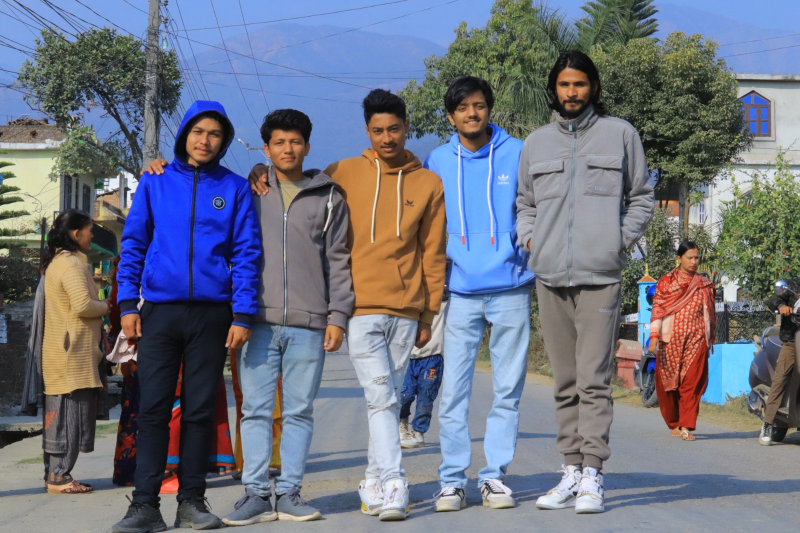
#> input picture python_bootcamp/day 8/face detection by opencv/my_group.jpg, 1600 x 1066 px, given in place of the camera (shown at 1/2 size)
$ jupyter execute --allow-errors 'live face detection main.ipynb'
#> lines starting #> are read from the running program, lines starting #| are printed output that depends on the picture; after the words box and inside, x2 and y2 are one past the last pixel; in counts of white or black regions, pixels touching at a corner belong together
#> the answer given: my_group.jpg
[cell 1]
import cv2
import os

# we have created Function to create directory if it doesn't exist
def create_directory(directory):
    if not os.path.exists(directory):
        os.makedirs(directory)

# it is Function to capture images from webcam, detect faces, crop them, and save
def capture_images(label_name):
    # Check if the label name is 'q'
#> called with label_name = 'my_group.jpg'
    if label_name.lower() == 'q':
        print("Exiting the program.")
        return

    # Create directory for the label (person's name)
    create_directory('dataset/' + label_name)

    # Load pre-trained face detection model
    face_cascade = cv2.CascadeClassifier(cv2.data.haarcascades + 'haarcascade_frontalface_default.xml')

    # Start capturing video from webcam
    cap = cv2.VideoCapture(0)

    # Check if the webcam is opened successfully
    if not cap.isOpened():
        print("Error: Failed to open webcam.")
        return

    count = 0

    while True:
        ret, frame = cap.read()
#> frame is the input picture: shape (1066, 1600, 3); mean B, G, R 129.9, 115.4, 110.4
        if not ret:
            print("Error: Failed to capture frame.")
            break

        # Convert frame to grayscale for face detection
        gray = cv2.cvtColor(frame, cv2.COLOR_BGR2GRAY)
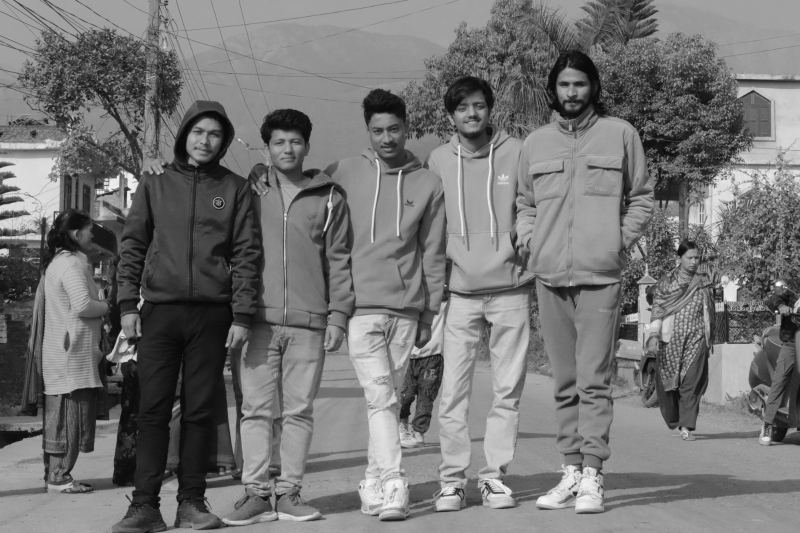
#> gray: shape (1066, 1600) (shown at 1/2 size); min 4, max 255, mean 115.6

        # Detect faces in the frame
        faces = face_cascade.detectMultiScale(gray, scaleFactor=1.3, minNeighbors=5)
#> faces = [[540, 257, 72, 72], [1101, 137, 86, 86], [905, 182, 81, 81], [723, 223, 98, 98], [367, 233, 86, 86]]

        # Draw rectangles around detected faces
        for (x, y, w, h) in faces:
            cv2.rectangle(frame, (x, y), (x+w, y+h), (255, 0, 0), 2)
#> this loop made 5 passes
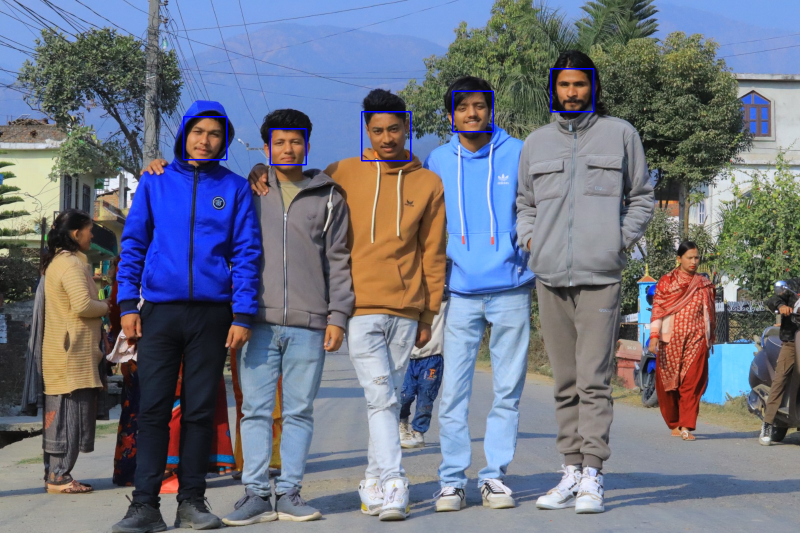
#> frame: shape (1066, 1600, 3) (shown at 1/2 size); 0.3% of pixels changed, all inside (x1, y1, x2, y2) = (366, 136, 1189, 331)

        # Display the frame
        cv2.imshow('Capturing Images - Press "c" to capture (Press "q" to quit)', frame)

        # Press 'c' to capture photo
        key = cv2.waitKey(1)
#> (key q is pressed here)
        if key == ord('c'):
            for (x, y, w, h) in faces:
                # Crop the face
                face_roi = frame[y:y+h, x:x+w]

                # Save the cropped face in the corresponding label folder
                img_path = f'dataset/{label_name}/img_{count}.jpg'
                cv2.imwrite(img_path, face_roi)
                count += 1
                print(f"Image {count} captured")

                # Draw rectangle around the captured face
                cv2.rectangle(frame, (x, y), (x+w, y+h), (0, 255, 0), 2)

        # Press 'q' to quit
        if key == ord('q'):
            break

        # Limit to 200 images
        if count >= 200:
            break

    # Release the camera
    cap.release()
    cv2.destroyAllWindows()

# Main function
def main():
    # Input label name (person's name)
    label_name = input("Enter the name of the person (Enter 'q' to quit): ")

    # Capture images, detect faces, crop them, and save
    capture_images(label_name)

if __name__ == "__main__":
    main()

[cell 2]
import os
import csv

# Function to collect images and create dataset
def create_dataset(dataset_directory):
    # Open or create a CSV file to store image paths and labels
    with open('dataset.csv', 'w', newline='') as csvfile:
        csv_writer = csv.writer(csvfile)
        csv_writer.writerow(['image_path', 'label'])

        # Traverse the dataset directory to collect images and assign labels
        for label_name in os.listdir(dataset_directory):
            label_directory = os.path.join(dataset_directory, label_name)
            if os.path.isdir(label_directory):
                for image_name in os.listdir(label_directory):
                    image_path = os.path.join(label_directory, image_name)
                    # Write image path and label to the CSV file
                    csv_writer.writerow([image_path, label_name])

def start():
    # Directory to save the dataset
    dataset_directory = 'dataset'

    # Create the directory if it doesn't exist
    if not os.path.exists(dataset_directory):
        os.makedirs(dataset_directory)

    # Collect images and create dataset
    create_dataset(dataset_directory)

    # Your other code here...


start()

[cell 3]
import os
import csv
import numpy as np
import cv2
from sklearn.model_selection import train_test_split
from sklearn.svm import SVC
from sklearn.metrics import accuracy_score
from joblib import dump

# Function to load dataset
def load_dataset(dataset_file):
#> called with dataset_file = 'dataset.csv'
    X = []
    y = []

    with open(dataset_file, 'r') as file:
        lines = file.readlines()
        for line in lines[1:]:
            image_path, label = line.strip().split(',')
            image = cv2.imread(image_path, cv2.IMREAD_GRAYSCALE)
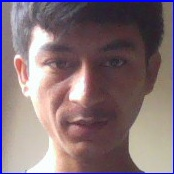
#> input picture python_bootcamp/day 8/face detection by opencv/dataset/prakash/img_0.jpg, 174 x 174 px
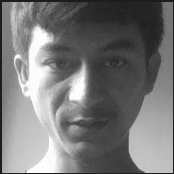
#> image: shape (174, 174); min 25, max 255, mean 119.8
            # Resize the image to match the input size of the model
            resized_image = cv2.resize(image, (160, 160))
            X.append(resized_image.flatten())
            y.append(label)
#> pass 2 of the loop in load_dataset, `for line in lines[1:]:`:
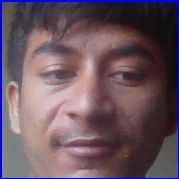
#> input picture python_bootcamp/day 8/face detection by opencv/dataset/prakash/img_100.jpg, 179 x 179 px
#> in load_dataset, `image = cv2.imread(image_path, cv2.IMREAD_GRAYSCALE)`:
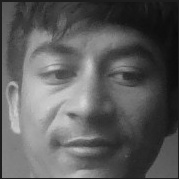
#> image: shape (179, 179); min 9, max 213, mean 92.3
#> pass 3 of the loop in load_dataset, `for line in lines[1:]:`:
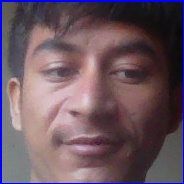
#> input picture python_bootcamp/day 8/face detection by opencv/dataset/prakash/img_102.jpg, 184 x 184 px
#> in load_dataset, `image = cv2.imread(image_path, cv2.IMREAD_GRAYSCALE)`:
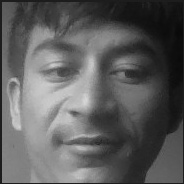
#> image: shape (184, 184); min 8, max 214, mean 93.1

    return np.array(X), np.array(y)


def start():
    # Directory to save the dataset
    dataset_directory = 'dataset'

    # Create the dataset


    # Path to the dataset CSV file
    dataset_file = 'dataset.csv'

    # Load the dataset
    X, y = load_dataset(dataset_file)

    # Split dataset into training and testing sets
    X_train, X_test, y_train, y_test = train_test_split(X, y, test_size=0.2, random_state=42)

    # Initialize SVM classifier
    clf = SVC(kernel='linear')

    # Train the classifier
    clf.fit(X_train, y_train)

    # Predict labels for test set
    y_pred = clf.predict(X_test)

    # Calculate accuracy
    accuracy = accuracy_score(y_test, y_pred)
    print('Accuracy:', accuracy)

    # Save the trained model to disk
    model_file = 'face_recognition_model.joblib'
    dump(clf, model_file)
    print('Model saved to', model_file)


#> (the rest of this cell did not finish here and is left out)
